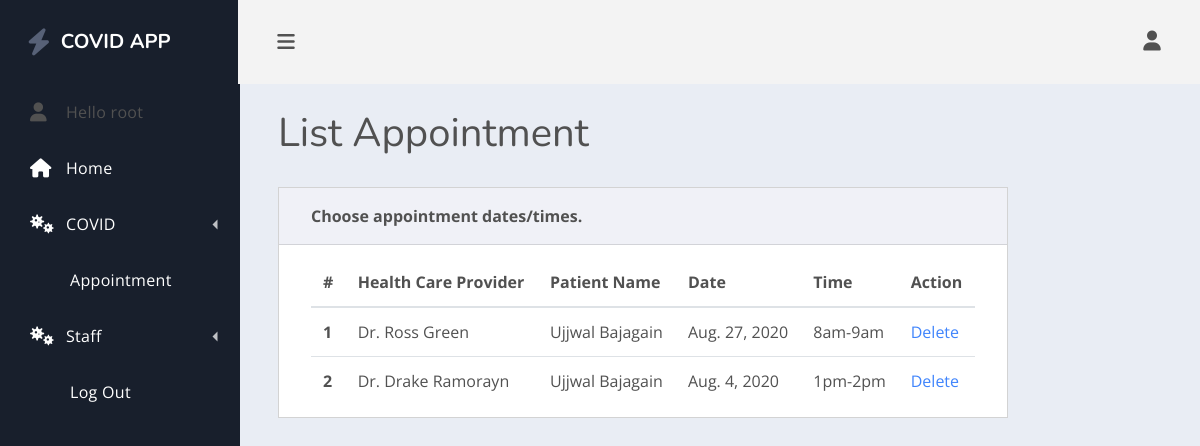
The app's page /scheduleappointment/ (signed in) with its own data.
### healthcare/models.py (models this page shows, shortened)
class Appointment(models.Model):
    TIME_SLOTS = [('8am-9am', '8am-9am'), ('9am-10am', '9am-10am'), ('10am-11am', '10am-11am'),
                  ('11am-12pm', '11am-12pm'), ('12pm-1pm', '12pm-1pm'), ('1pm-2pm', '1pm-2pm'), ('2pm-3pm', '2pm-3pm'),
                  ('3pm-4pm', '3pm-4pm'), ('4pm-5pm', '4pm-5pm'), ('5pm-6pm', '5pm-6pm'), ('6pm-7pm', '6pm-7pm'),
                  ('7pm-8pm', '7pm-8pm'), ('8pm-9pm', '8pm-9pm')]
    STAFF_LIST = [('Dr. Ross Green','Dr. Ross Green'),('Dr. Janice Bing','Dr. Janice Bing'),
                  ('Dr. Joey Tribbiani','Dr. Joey Tribbiani') ,('Dr. Drake Ramorayn','Dr. Drake Ramorayn'),
                  ('Dr. Emilie Geller','Dr. Emilie Geller')]
    APT_CHOICES = [('Approved', 'Approved'), ('Denied', 'Denied'), ('Pending', 'Pending')]
    staff =  models.CharField(max_length= 200, choices=STAFF_LIST, null= True)
    patient = models.ForeignKey(Patient,on_delete=models.CASCADE)
    pick_Date = models.DateField(blank= True)
    pick_Time_Slot = models.CharField(max_length=10, choices=TIME_SLOTS, blank=True)
    Description = models.TextField(blank=True, null=True)
    status = models.CharField(max_length=10, choices=APT_CHOICES,default='Pending')

class Patient(models.Model):
    GENDER_CHOICES = [('Male', 'Male'), ('Female', 'Female'), ('Other', 'Other'), ('NA', 'I do not wish to say')]
    BOOL_CHOICES = [('Yes', 'Yes'), ('No', 'No')]
    user = models.OneToOneField(User, null=True,blank=True, on_delete=models.CASCADE)
    first_Name = models.CharField(max_length= 200, null= True)
    last_Name = models.CharField(max_length= 200, null= True)
    phone = models.CharField(max_length= 200, null= True)
    email = models.CharField(max_length=200, null= True)
    address = models.CharField(max_length=200, null= True)
    date_created = models.DateField(auto_now_add = True)
    birth_date = models.DateField(blank= True,null=True)
    age = models.DecimalField(decimal_places=0, max_digits=50, null=True)
    gender = models.CharField(max_length=25, choices=GENDER_CHOICES, blank= True)
    height = models.CharField(max_length=10, default='0.00 ft')
    weight = models.CharField(max_length=10, default='0.00 lbs')
    allergies = models.CharField(max_length=200, null=True)
    emergency_contact_name = models.CharField(max_length=200, null=True)
    emergency_contact_phone = models.CharField( max_length=200, null=True)
    emergency_contact_address = models.CharField(max_length=200, null=True)
    insurance_provider = models.CharField(max_length=200, null=True)
    diagnosis = models.TextField(blank=True, null=True)
    pre_existing_conditions = models.TextField(blank=True, null=True)
    lab_reports = models.TextField(blank=True, null=True)
    have_you_been_tested_positive_for_COVID = models.CharField(max_length=5, choices=BOOL_CHOICES,null=True)
    def __str__(self):
        if (self.first_Name and self.last_Name):
            display = (self.first_Name + " " + self.last_Name)
        else:
            display = str(self.date_created)
        return display

### healthcare/views.py (the view, shortened to what this page needs)
# urls.py: path('scheduleappointment/', views.ScheduleAppointment, name="scheduleAppointment"),
@login_required(login_url='login')
def ScheduleAppointment(request):
    form = ScheduleAppointmentForm()
    appointments = Appointment.objects.all()
    current_user = request.user
    try:
        patient = Patient.objects.get(user=current_user)
    except ObjectDoesNotExist:
        patient = None
    context = {'form': form, 'appointments': appointments,'patient':patient,
               }
    return render(request, 'healthcare/ScheduleAppointment.html', context)

### healthcare/templates/healthcare/ScheduleAppointment.html (shortened to what this page needs)
{% extends 'healthcare/main.html' %}
{% block content %}
    {% load myfilters %}
    <main class="dash-content">
        <div class="container-fluid">
            {% include 'healthcare/appointmentList.html' %}
        </div>
    </main>
{% endblock %}

### healthcare/templates/healthcare/nav.html (shortened to what this page needs)
<div class="dash-nav dash-nav-dark">
    <header>
        <a href="{% url 'home' %}" class="spur-logo"><i class="fas fa-bolt"></i>COVID APP</a>
    </header>
    <nav class="dash-nav-list">
        {% if user.is_authenticated %}
            <div class="dash-nav-item">
                <i class="fas fa-user"></i> Hello {{ user.username }} </a>
            </div>
        {% endif %}
        <a href="{% url 'home' %}" class="dash-nav-item">
            <i class="fas fa-home"></i> Home </a>
        <div class="dash-nav-dropdown">
            <a href="#!" class="dash-nav-item dash-nav-dropdown-toggle">
                <i class="fas fa-viruses"></i> COVID </a>
        </div>
        {% if user.is_authenticated %}
            <a href="{% url 'scheduleAppointment' %}" class="dash-nav-item">Appointment</a>
            {% if user.is_staff  %}
                <div class="dash-nav-dropdown">
                    <a href="#!" class="dash-nav-item dash-nav-dropdown-toggle">
                        <i class="fas fa-viruses"></i>Staff </a>
                </div>
            {% endif %}
        {% endif %}
        {% if user.is_authenticated %}
            <a href="{% url 'logout' %}" class="dash-nav-item">
                </i> Log Out </a>
        {% else %}
            <a href="{% url 'login' %}" class="dash-nav-item">
                </i> Log In </a>
        {% endif %}
    </nav>
</div>

### healthcare/templates/healthcare/appointmentList.html
{% if user.is_staff  %}
    <h1 class="dash-title">List Appointment</h1>
    <div class="row">
        <div class="col-lg-10">
            <div class="card spur-card">
                <div class="card-header">
                    <div class="spur-card-title">Choose appointment dates/times.</div>
                </div>
                <div class="card-body ">
                    <table class="table table-hover table-in-card">
                        <thead>
                        <tr>
                            <th scope="col">#</th>
                            <th scope="col">Health Care Provider</th>
                            <th scope="col">Patient Name</th>
                            <th scope="col">Date</th>
                            <th scope="col">Time</th>
                            <th scope="col">Action</th>
                        </tr>
                        </thead>
                        <tbody>
                        {% for appointment in appointments %}
                            <tr>
                                <th scope="row"> {{ forloop.counter }}</th>
                                <td>{{ appointment.staff }}</td>
                                <td>{{ appointment.patient }}</td>
                                <td>{{ appointment.pick_Date }}</td>
                                <td>{{ appointment.pick_Time_Slot }}</td>
                                <td>
                                    <a href=" {% url 'deleteappointment' appointment.id %}">Delete</a>
                                </td>
                            </tr>
                        {% endfor %}
                        </tbody>
                    </table>
                </div>
            </div>
        </div>
    </div>
{% endif %}

### records on screen
Appointment: staff "Dr. Ross Green", patient "Ujjwal Bajagain", pick_Date "Aug. 27, 2020", pick_Time_Slot "8am-9am"
Appointment: staff "Dr. Drake Ramorayn", patient "Ujjwal Bajagain", pick_Date "Aug. 4, 2020", pick_Time_Slot "1pm-2pm"

### other values on screen
{{ user.username }} "root"
